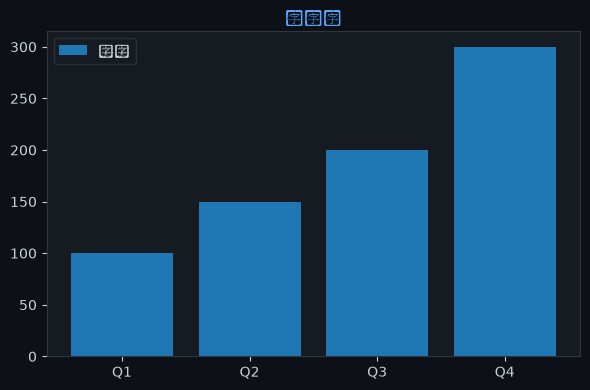

Recreate this plot in Python.

import matplotlib
matplotlib.use('Agg')
import matplotlib.pyplot as plt
import json, base64, os

chart = json.loads('''{"chartType":"bar","title":{"literalString":"柱状图"},"labels":["Q1","Q2","Q3","Q4"],"datasets":[{"label":"销量","data":[100,150,200,300]}],"sizes":{"width":600,"height":400}}''')

fig, ax = plt.subplots(figsize=(600/100, 400/100))
fig.patch.set_facecolor('#0d1117')
ax.set_facecolor('#161b22')
ax.tick_params(colors='#c9d1d9')
ax.xaxis.label.set_color('#c9d1d9')
ax.yaxis.label.set_color('#c9d1d9')
ax.title.set_color('#58a6ff')
for spine in ax.spines.values(): spine.set_color('#30363d')

labels = ["Q1","Q2","Q3","Q4"]
datasets = [{"label":"销量","data":[100,150,200,300]}]
chartType = "bar"

if chartType == 'pie':
    wedges, texts, autotexts = ax.pie(datasets[0]['data'], labels=labels, autopct='%1.1f%%',
        colors=['#238636','#1f6feb','#d29922','#f85149','#a371f7','#3fb950'],
        textprops={'color':'#c9d1d9'})
else:
    for ds in datasets:
        color = ds.get('color', None)
        if chartType == 'bar':
            ax.bar(labels, ds['data'], label=ds['label'])
        elif chartType == 'line':
            ax.plot(labels, ds['data'], marker='o', label=ds['label'])
    ax.legend(facecolor='#161b22', edgecolor='#30363d', labelcolor='#c9d1d9')

ax.set_title(chart.get('title',{}).get('literalString',''), color='#58a6ff', fontsize=12)
plt.tight_layout()
plt.savefig("/Users/wisonzhu/projects/ag-ui-demo/.tmp/chart_c1uv7n.png", dpi=100, bbox_inches='tight', facecolor='#0d1117')
